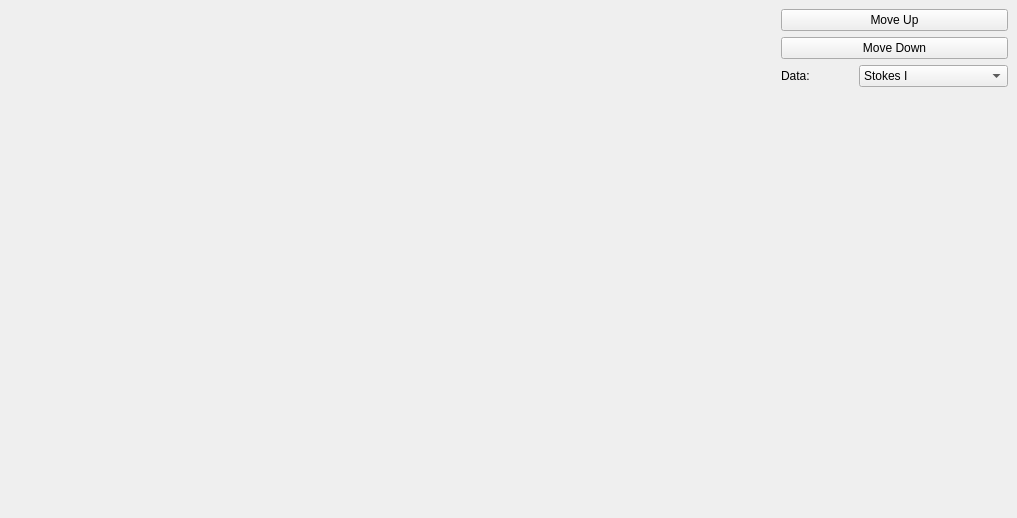
<?xml version="1.0" encoding="UTF-8"?>
<ui version="4.0">
 <class>cPlotDockWidgetBase</class>
 <widget class="QDockWidget" name="cPlotDockWidgetBase">
  <property name="geometry">
   <rect>
    <x>0</x>
    <y>0</y>
    <width>1017</width>
    <height>518</height>
   </rect>
  </property>
  <property name="windowIcon">
   <iconset resource="Images.qrc">
    <normaloff>:/Images/Images/AVNLogo.png</normaloff>:/Images/Images/AVNLogo.png</iconset>
  </property>
  <property name="windowTitle">
   <string>PlotDockWidgetBase</string>
  </property>
  <widget class="QWidget" name="dockWidgetContents">
   <layout class="QHBoxLayout" name="horizontalLayout">
    <item>
     <widget class="QwtPlot" name="qwtPlot">
      <property name="sizePolicy">
       <sizepolicy hsizetype="MinimumExpanding" vsizetype="Preferred">
        <horstretch>0</horstretch>
        <verstretch>0</verstretch>
       </sizepolicy>
      </property>
     </widget>
    </item>
    <item>
     <layout class="QVBoxLayout" name="verticalLayout">
      <item>
       <widget class="QPushButton" name="pushButton_moveUp">
        <property name="sizePolicy">
         <sizepolicy hsizetype="Minimum" vsizetype="Fixed">
          <horstretch>227</horstretch>
          <verstretch>0</verstretch>
         </sizepolicy>
        </property>
        <property name="minimumSize">
         <size>
          <width>227</width>
          <height>0</height>
         </size>
        </property>
        <property name="maximumSize">
         <size>
          <width>16777215</width>
          <height>16777215</height>
         </size>
        </property>
        <property name="text">
         <string>Move Up</string>
        </property>
       </widget>
      </item>
      <item>
       <widget class="QPushButton" name="pushButton_moveDown">
        <property name="sizePolicy">
         <sizepolicy hsizetype="Minimum" vsizetype="Fixed">
          <horstretch>227</horstretch>
          <verstretch>0</verstretch>
         </sizepolicy>
        </property>
        <property name="minimumSize">
         <size>
          <width>227</width>
          <height>0</height>
         </size>
        </property>
        <property name="maximumSize">
         <size>
          <width>16777215</width>
          <height>16777215</height>
         </size>
        </property>
        <property name="text">
         <string>Move Down</string>
        </property>
       </widget>
      </item>
      <item>
       <layout class="QGridLayout" name="gridLayout">
        <item row="3" column="1" colspan="2">
         <widget class="QComboBox" name="comboBox_dataType">
          <item>
           <property name="text">
            <string>Stokes I</string>
           </property>
          </item>
          <item>
           <property name="text">
            <string>Stokes Q</string>
           </property>
          </item>
          <item>
           <property name="text">
            <string>Stokes V</string>
           </property>
          </item>
          <item>
           <property name="text">
            <string>Stokes U</string>
           </property>
          </item>
         </widget>
        </item>
        <item row="3" column="0">
         <widget class="QLabel" name="label_2">
          <property name="text">
           <string>Data:</string>
          </property>
         </widget>
        </item>
       </layout>
      </item>
      <item>
       <spacer name="verticalSpacer">
        <property name="orientation">
         <enum>Qt::Vertical</enum>
        </property>
        <property name="sizeHint" stdset="0">
         <size>
          <width>20</width>
          <height>40</height>
         </size>
        </property>
       </spacer>
      </item>
     </layout>
    </item>
   </layout>
  </widget>
 </widget>
 <customwidgets>
  <customwidget>
   <class>QwtPlot</class>
   <extends>QFrame</extends>
   <header>qwt_plot.h</header>
   <container>1</container>
  </customwidget>
 </customwidgets>
 <resources>
  <include location="Images.qrc"/>
 </resources>
 <connections/>
</ui>
